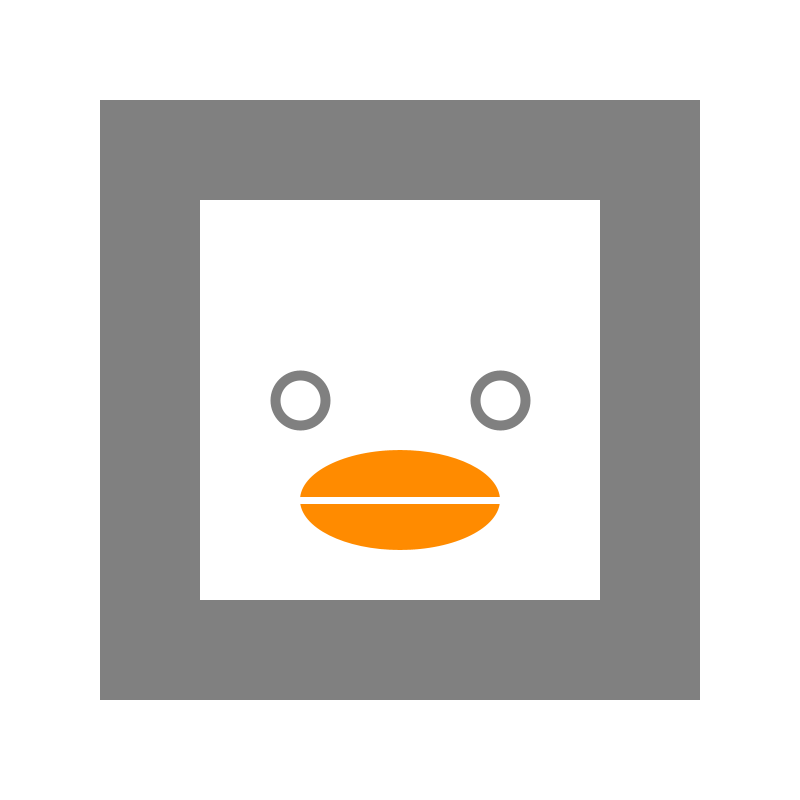
Frame 1 (no input)
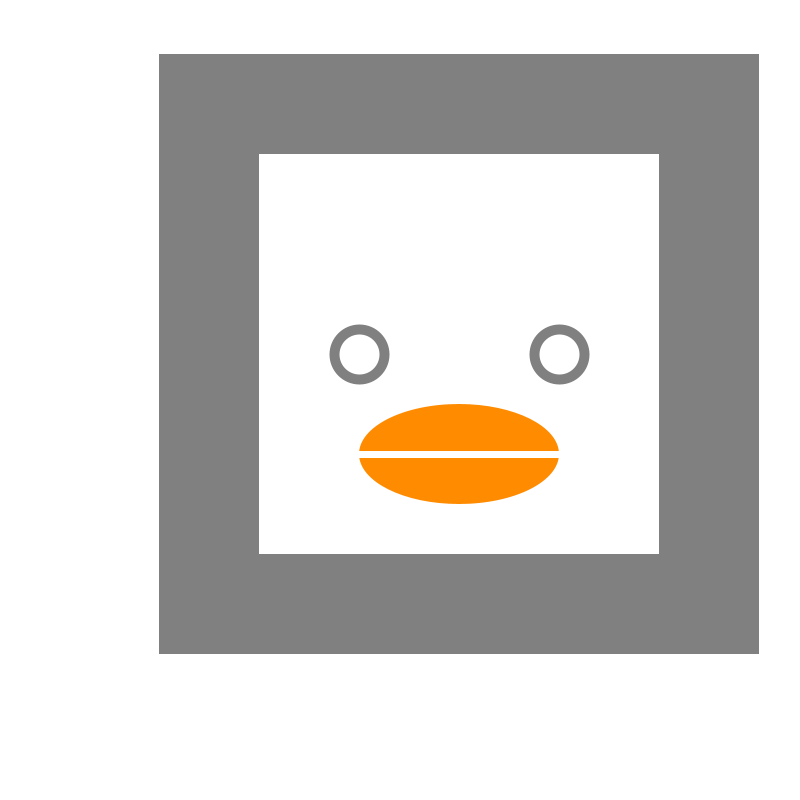
Frame 60 (the mouse pressed at the canvas centre just before this capture)
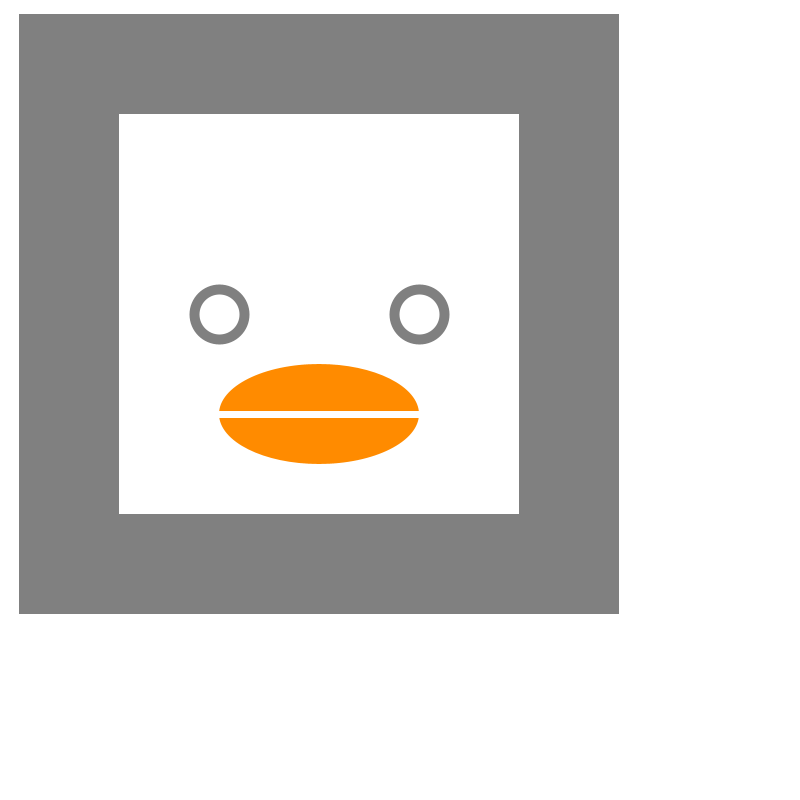
Frame 120 (the mouse held since frame 60 and released just before this capture)

The Processing sketch that drew these frames (run headless with seeded random() and noise(); from frame 60 on, the mouse is pressed at the canvas centre):

// Processing sketch: yaya_jump
// ── yaya_jump.pde
int x, y, w, h;
int r, g, b;

void setup() {  
  size(800, 800);
  x = 100;
  y = 100;
  w = h = 600;
  

}

void draw() {
  background(255);
  
  noStroke();
  fill(128);
  rect(x, y, w, h);
  fill(255);
  rect(x+100, y+100, w/3*2, h/3*2);
  
  //Eyes
  stroke(128);
  strokeWeight(10);
  ellipse(x+200, y+300, w/12, h/12);
  ellipse(x+400, y+300, w/12, h/12);
  
  //Mouth
  noStroke();
  fill(#FF8B00);
  ellipse(x+300, y+400, w/3, h/6);
  stroke(255);
  strokeWeight(7);
  line(x+200, y+400, x+400, y+400);
  
  x++;
  y+= 6;
  x = x%(800-w);
  y = y%(800-h);
  
  
}
